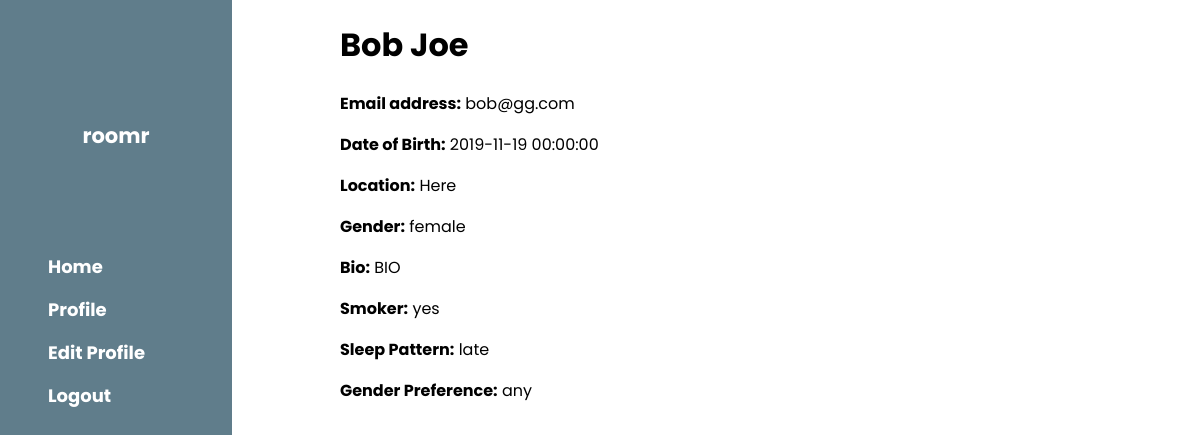
Page /user/view/bob@gg.com (signed in) on the earlier database version.
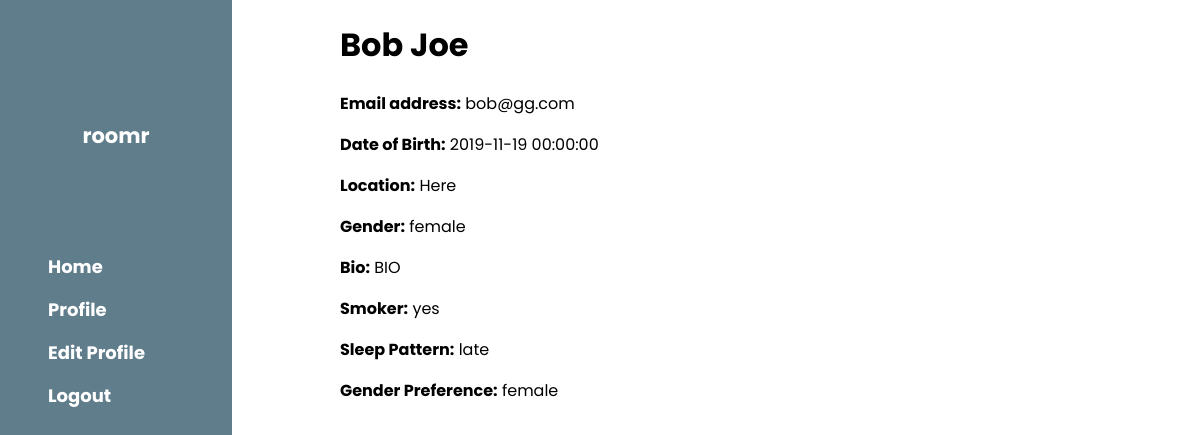
Same page on the later database version.
### server.py (models this page shows, shortened)
class User(UserMixin, db.Model):
    __tablename__ = "Users"
    id = db.Column(db.Integer, primary_key=True, autoincrement=True)
    email = db.Column(db.String(64), unique=True, index=True, nullable=False)
    fname = db.Column(db.String(32), index=True, nullable=False)
    lname = db.Column(db.String(32), index=True, nullable=False)
    dob = db.Column(db.DateTime, index=True,nullable=False)
    password_hash = db.Column(db.String(128), nullable=False)
    confirmed = db.Column(db.Boolean(), default=False)
    profilePicture = db.Column(db.String(3), index=True, nullable=True)
    location = db.Column(db.String(32), index=True, nullable=False)
    gender = db.Column(db.String(6), index=True, nullable=False)
    bio = db.Column(db.String(500), index=True, nullable=True)
    smoker = db.Column(db.String(3), index=True, nullable=False)
    sleep = db.Column(db.String(5), index=True, nullable=False)
    genderPreferences = db.Column(db.String(3), index=True, nullable=False)
    cleanliness = db.Column(db.String(5), index = True, nullable = False)
    @property
    def password(self):
        raise AttributeError("password is write only")

### server.py (the view)
@app.route("/user/view/<email>", methods=["GET"])
@login_required
def viewProfile(email):
    other_user = User.query.filter_by(email=email).first()
    if current_user.email == other_user.email:
        return render_template("user.html")
    return render_template("view_user.html", other_user=other_user)

### server.py (called while the page is built)
@login_manager.user_loader
def load_user(user_id):
    return User.query.get(int(user_id))

### templates/view_user.html (shortened to what this page needs)
<!DOCTYPE html>
<html>
    <head>
        <link rel="stylesheet" href="{{ url_for('static', filename='styles2.css')}}"/>
    </head>
    <body>
        <nav id="sidebar"><br>
            <div id="headercontainer">
                <h3 id="bartitle"><b>roomr</b></h3>
            </div>
            <div id="barlinks">
                    <a href="{{url_for('home')}}" id="baritem">Home</a>
                    {% if current_user.is_authenticated %}
                        <a href="{{url_for('user')}}" id="baritem" >Profile</a>
                        <a href="{{url_for('editProfile')}}" id="baritem" >Edit Profile</a>
                        <a href="{{url_for('logout')}}" id="baritem" >Logout</a>
                    {% else %}
                        <a href="{{url_for('login')}}" id="baritem">Login</a>
                        <a href="{{url_for('signup')}}" id="baritem" >Signup</a>
                    {%endif%}
                </div>
        </nav>
        <div class="content" >
            {% if current_user.is_authenticated %}
                <h1> {{ other_user.fname|capitalize }} {{ other_user.lname|capitalize }} </h1>
                <p> <b>Email address:</b> {{ other_user.email }}</p>
                <p> <b>Date of Birth:</b> {{ other_user.dob }}</p>
                <p> <b>Location:</b> {{ other_user.location }} </p>
                <p> <b>Gender:</b> {{ other_user.gender }}</p>
                <p> <b>Bio:</b> {{ other_user.bio }}</p>
                <p> <b>Smoker:</b> {{ other_user.smoker }} </p>
                <p> <b>Sleep Pattern:</b> {{ other_user.sleep }} </p>
                <p> <b>Gender Preference:</b> {{ other_user.genderPreferences }} </p>
            {% else %}
                <h1> You do not have permission to view this page. Please login. </h1>
            {% endif %}
        </div>
    </body>
</html>

### static/styles2.css (style rules this page uses)
body,h1,h2,h3,h4,h5 { font-family: "Poppins", sans-serif; }
body { font-size:16px; margin:0; }
.content { margin-left:340px; margin-right:40px; }
#sidebar { height:100%; width:200px; background-color:#fff; position:fixed!important; z-index:1; overflow:auto; z-index:3; font-weight:bold; color:#fff!important; background-color:#607d8b!important; top:0; font-size:18px!important; padding:8px 16px!important; }
#headercontainer:after,#headercontainer:before { content:""; display:table; clear:both; padding:0.01em 16px; }
#bartitle { text-align:center; padding-top:64px!important; padding-bottom:64px!important; }
#barlinks { width:100%; min-width:100%; text-align:left; display:block; padding:8px 16px; border:none; white-space:normal; float:none; outline:0; }
#baritem { text-align:left; width:100%; float:left; border:none; outline:0; padding:8px 16px; vertical-align:middle; overflow:hidden; text-decoration:none; color:inherit; background-color:inherit; cursor:pointer; white-space:nowrap; }

Differences in the rows shown:
changed User "Bob": genderPreferences "any" → "female"
